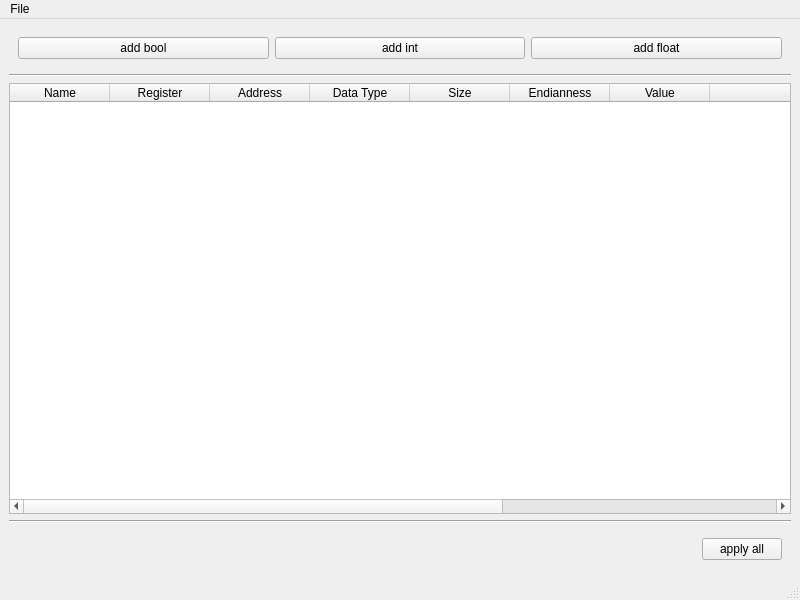
<?xml version="1.0" encoding="UTF-8"?>
<ui version="4.0">
 <class>SetValues</class>
 <widget class="QMainWindow" name="SetValues">
  <property name="geometry">
   <rect>
    <x>0</x>
    <y>0</y>
    <width>800</width>
    <height>600</height>
   </rect>
  </property>
  <property name="windowTitle">
   <string>Set Values</string>
  </property>
  <widget class="QWidget" name="centralwidget">
   <layout class="QGridLayout" name="gridLayout">
    <item row="2" column="0">
     <widget class="QTableWidget" name="data_table">
      <column>
       <property name="text">
        <string>Name</string>
       </property>
      </column>
      <column>
       <property name="text">
        <string>Register</string>
       </property>
      </column>
      <column>
       <property name="text">
        <string>Address</string>
       </property>
      </column>
      <column>
       <property name="text">
        <string>Data Type</string>
       </property>
      </column>
      <column>
       <property name="text">
        <string>Size</string>
       </property>
      </column>
      <column>
       <property name="text">
        <string>Endianness</string>
       </property>
      </column>
      <column>
       <property name="text">
        <string>Value</string>
       </property>
      </column>
      <column>
       <property name="text">
        <string/>
       </property>
      </column>
      <column>
       <property name="text">
        <string>Time</string>
       </property>
      </column>
      <column>
       <property name="text">
        <string>New Column</string>
       </property>
      </column>
      <column>
       <property name="text">
        <string/>
       </property>
      </column>
     </widget>
    </item>
    <item row="0" column="0">
     <widget class="QWidget" name="widget" native="true">
      <layout class="QGridLayout" name="gridLayout_2">
       <item row="0" column="2">
        <widget class="QPushButton" name="button_add_float">
         <property name="text">
          <string>add float</string>
         </property>
        </widget>
       </item>
       <item row="0" column="0">
        <widget class="QPushButton" name="button_add_bool">
         <property name="text">
          <string>add bool</string>
         </property>
        </widget>
       </item>
       <item row="0" column="1">
        <widget class="QPushButton" name="button_add_int">
         <property name="text">
          <string>add int</string>
         </property>
        </widget>
       </item>
      </layout>
     </widget>
    </item>
    <item row="3" column="0">
     <widget class="Line" name="line">
      <property name="orientation">
       <enum>Qt::Horizontal</enum>
      </property>
     </widget>
    </item>
    <item row="1" column="0">
     <widget class="Line" name="line_2">
      <property name="orientation">
       <enum>Qt::Horizontal</enum>
      </property>
     </widget>
    </item>
    <item row="4" column="0">
     <widget class="QWidget" name="widget_2" native="true">
      <layout class="QGridLayout" name="gridLayout_3">
       <item row="0" column="1">
        <widget class="QPushButton" name="button_apply_all">
         <property name="text">
          <string>apply all</string>
         </property>
        </widget>
       </item>
       <item row="0" column="0">
        <spacer name="horizontalSpacer">
         <property name="orientation">
          <enum>Qt::Horizontal</enum>
         </property>
         <property name="sizeHint" stdset="0">
          <size>
           <width>40</width>
           <height>20</height>
          </size>
         </property>
        </spacer>
       </item>
      </layout>
     </widget>
    </item>
   </layout>
  </widget>
  <widget class="QMenuBar" name="menubar">
   <property name="geometry">
    <rect>
     <x>0</x>
     <y>0</y>
     <width>800</width>
     <height>30</height>
    </rect>
   </property>
   <widget class="QMenu" name="menuFile">
    <property name="title">
     <string>File</string>
    </property>
    <addaction name="actionload_config"/>
    <addaction name="actionsave_config"/>
   </widget>
   <addaction name="menuFile"/>
  </widget>
  <widget class="QStatusBar" name="statusbar"/>
  <action name="actionload_config">
   <property name="text">
    <string>load config</string>
   </property>
  </action>
  <action name="actionsave_config">
   <property name="text">
    <string>save config</string>
   </property>
  </action>
 </widget>
 <resources/>
 <connections/>
</ui>
